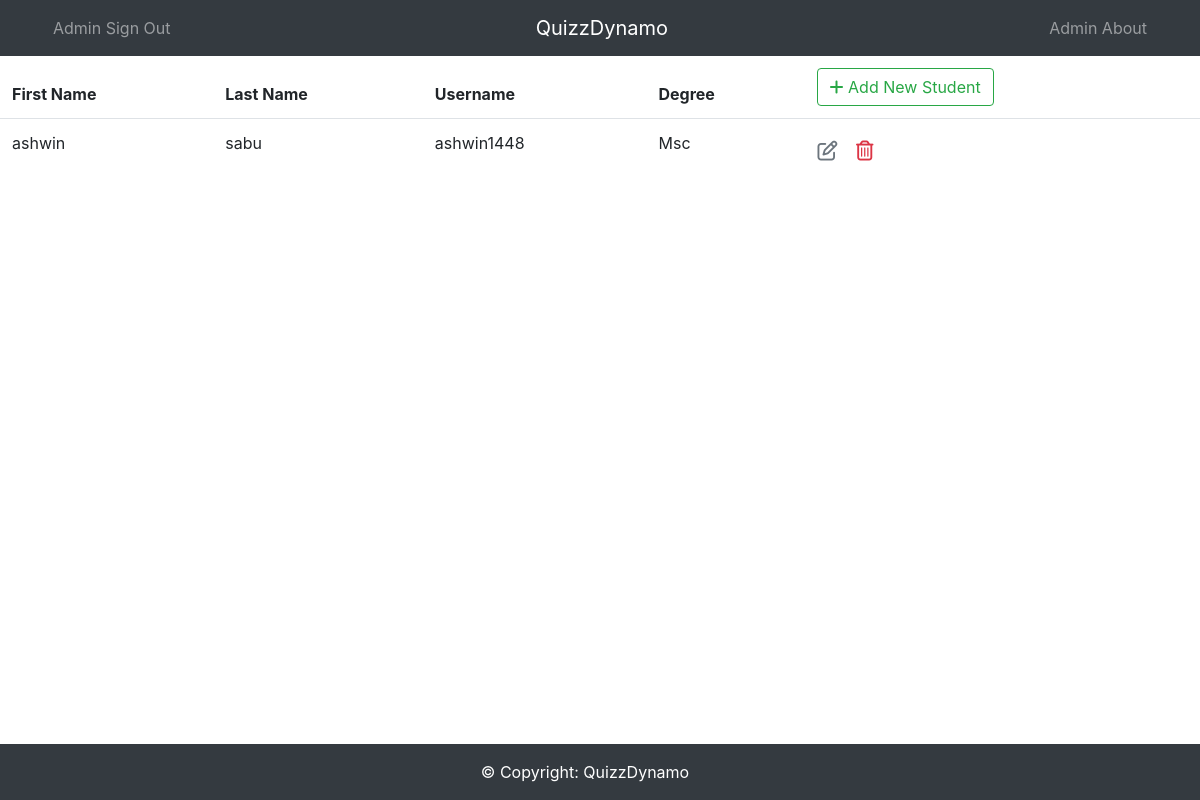
/QuizzDynamoApp/Home/AdminStudent/AdminStudentList/, run on an earlier commit of the app's database.
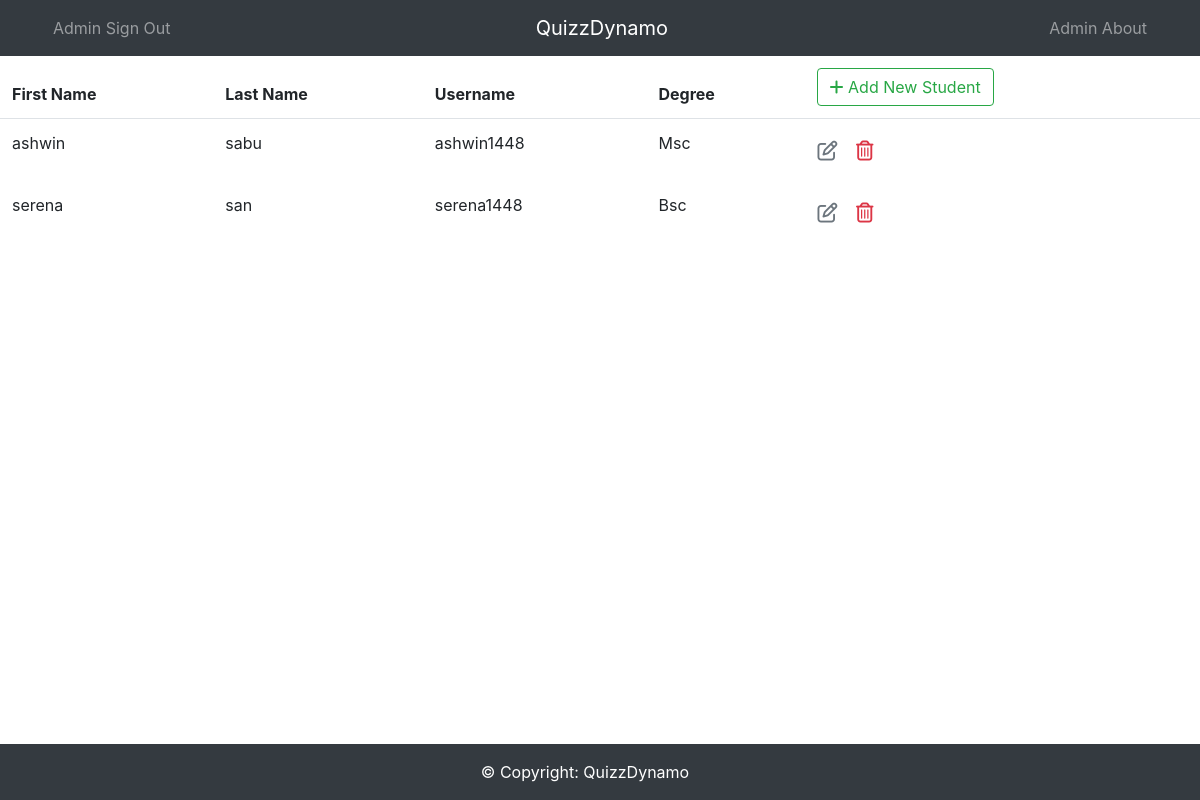
And on a later commit of the database.
### QuizzDynamoApp/models.py (models this page shows, shortened)
class Student(models.Model):
    first_name = models.CharField(max_length=30)
    last_name = models.CharField(max_length=30)
    username = models.CharField(max_length=30, unique=True)
    password1 = models.CharField(max_length=20)
    password2 = models.CharField(max_length=20)
    DEGREE_CHOICES = (
    ('Bsc','Bsc'),
    ('Msc','Msc'),
    ('PGDiploma','PGDiploma'),
    )
    degree = models.CharField(max_length=15, choices=DEGREE_CHOICES,
    default='Bsc')

### QuizzDynamoApp/views.py (the view)
def AdminStudentListMethod(request):
    context = {'AdminStudentList' : Student.objects.all()}
    return render(request, 'QuizzDynamoApp/AdminStudentList.html', context)

### QuizzDynamoApp/templates/QuizzDynamoApp/AdminStudentList.html (shortened to what this page needs)
{% load static %}
<!DOCTYPE html>
<html lang="en">
<head>
    <link rel="stylesheet"
href="https://stackpath.bootstrapcdn.com/bootstrap/4.3.1/css/bootstrap.min.css"
integrity="sha384-ggOyR0iXCbMQv3Xipma34MD+dH/1fQ784/j6cY/iJTQUOhcWr7x9JvoRxT2MZw1T"
crossorigin="anonymous">
    <link rel = "stylesheet"
href = "https://cdnjs.cloudflare.com/ajax/libs/font-awesome/6.5.1/css/all.min.css">
</head>
<body>
   <nav class="navbar navbar-expand-lg navbar-dark bg-dark">
    <div class="container">
        <div class="collapse navbar-collapse justify-content-flex-start">
            <ul class="navbar-nav">
                 <li class="nav-item">
                    <a class="nav-link"
                href="{%url 'QuizzDynamoApp:AdminSignOut'%}">Admin Sign Out</a>
                </li>
            </ul>
        </div>
        <nav class="navbar-brand">QuizzDynamo</nav>
         <div class="collapse navbar-collapse justify-content-end">
             <ul class="navbar-nav">
               <li class="nav-item">
                    <a class="nav-link"
                href="{%url 'QuizzDynamoApp:AdminAbout'%}">Admin About</a>
                </li>
        </div>
    </div>
  </nav>
{% block content %}
<table class="table table-borderless">
    <thead class="border-bottom font-weight-bold">
        <tr>
            <th>First Name</th>
            <th>Last Name</th>
            <th>Username</th>
            <th>Degree</th>
            <th>
<a href="{% url 'QuizzDynamoApp:AdminStudentInsertPage' %}"
class="btn btn-outline-success">
                    <i class="fas fa-plus"></i> Add New Student
                </a>
            </th>
        </tr>
    </thead>
    <tbody>
        {% for AdminStudent in AdminStudentList %}
        <tr>
            <td>{{ AdminStudent.first_name }}</td>
            <td>{{ AdminStudent.last_name }}</td>
            <td>{{ AdminStudent.username }}</td>
            <td>{{ AdminStudent.degree }}</td>
            <td>
<a href="{% url 'QuizzDynamoApp:AdminStudentUpdatePage' AdminStudent.id %}"
class="btn text-secondary px-0">
                    <i class="far fa-edit fa-lg"></i>
                </a>
<form action="{% url 'QuizzDynamoApp:AdminStudentDeletePage' AdminStudent.id %}"
method="post" class="d-inline">
                    <button type="submit" class="btn">
                        <i class="far fa-trash-alt fa-lg text-danger"></i>
                    </button>
                </form>
            </td>
        </tr>
        {% endfor %}
    </tbody>
</table>
{% endblock content %}
<footer class="bg-dark text-white text-center text-lg-start fixed-bottom">
  <div class="container-fluid p-3 row justify-content-center">
    <div class="row">
     <div class="text-center">
       © Copyright: QuizzDynamo
     </div>
    </div>
  </div>
</footer>
</body>
</html>

What changed in the data, as far as the page shows it:
added Student: first_name "serena", last_name "san", username "serena1448", degree "Bsc"
